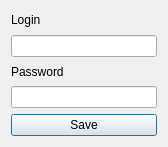
<?xml version="1.0" encoding="UTF-8"?>
<ui version="4.0">
 <class>AddEmployeeDialog</class>
 <widget class="QDialog" name="AddEmployeeDialog">
  <property name="geometry">
   <rect>
    <x>0</x>
    <y>0</y>
    <width>168</width>
    <height>147</height>
   </rect>
  </property>
  <property name="windowTitle">
   <string>Dialog</string>
  </property>
  <layout class="QHBoxLayout" name="horizontalLayout">
   <item>
    <layout class="QVBoxLayout" name="verticalLayout">
     <item>
      <widget class="QLabel" name="label">
       <property name="text">
        <string>Login</string>
       </property>
      </widget>
     </item>
     <item>
      <widget class="QLineEdit" name="loginEdit"/>
     </item>
     <item>
      <widget class="QLabel" name="label_2">
       <property name="text">
        <string>Password</string>
       </property>
      </widget>
     </item>
     <item>
      <widget class="QLineEdit" name="passwordEdit"/>
     </item>
     <item>
      <widget class="QPushButton" name="saveButton">
       <property name="text">
        <string>Save</string>
       </property>
      </widget>
     </item>
    </layout>
   </item>
  </layout>
 </widget>
 <resources/>
 <connections/>
</ui>
